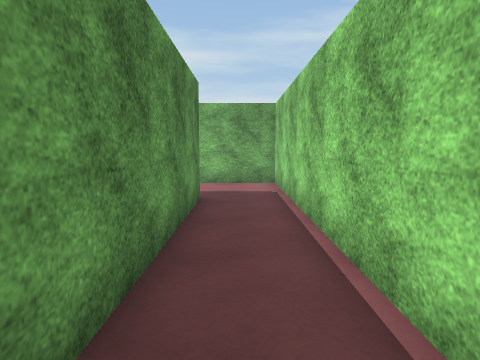
View 1 (above)

21 first-person views from a walk through a Unity game level. The camera is 1.4 m above the floor, tilts 6° down and sees 75° across. The floor is counted in squares, 1 m on a side. Each view is taken from the middle of a square. On the plan, view 1 faces up. The plan holds only what a view shows up to about 14 squares ahead; the rest is blank. The place goes on beyond the plan. Some animated figures are not drawn. Surface patterns are stand-ins for the level's own textures.

View 2
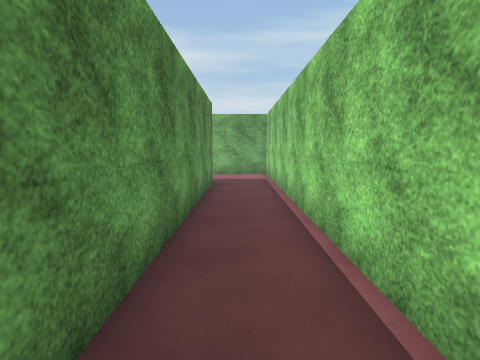

View 3
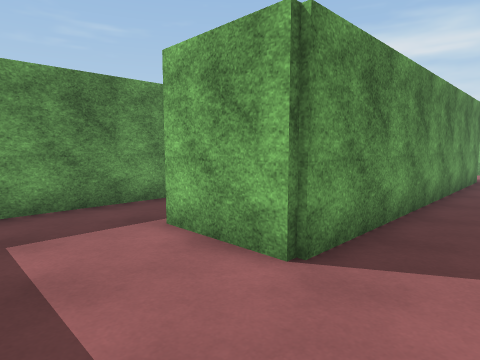

View 4
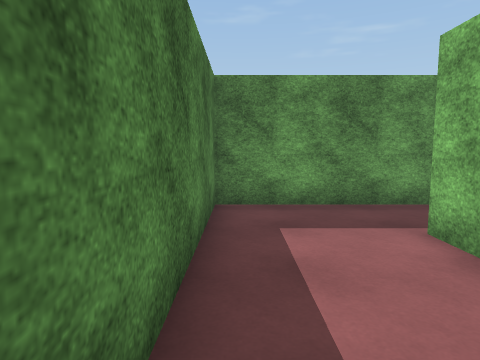

View 5
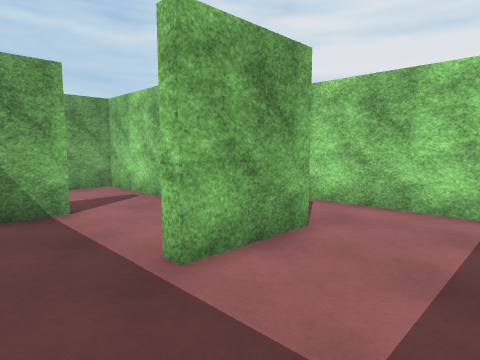

View 6
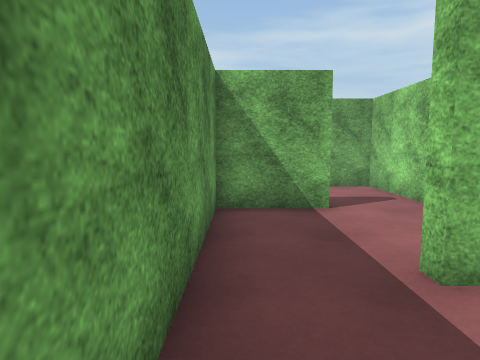

View 7
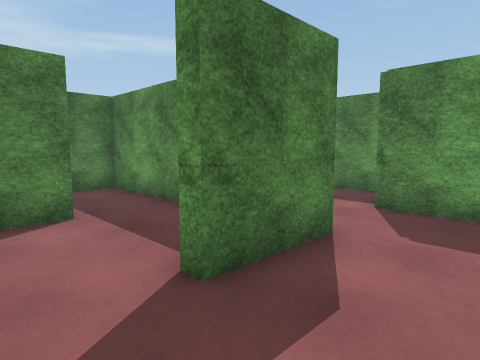

View 8
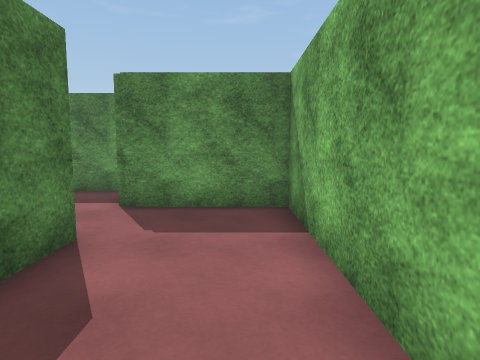

View 9
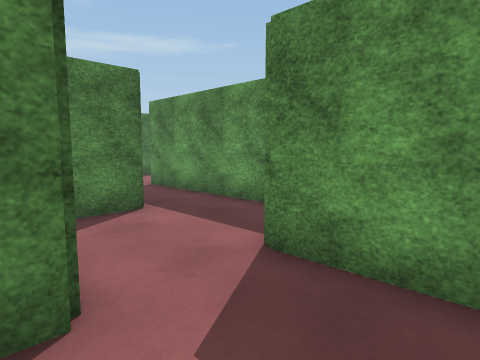

View 10
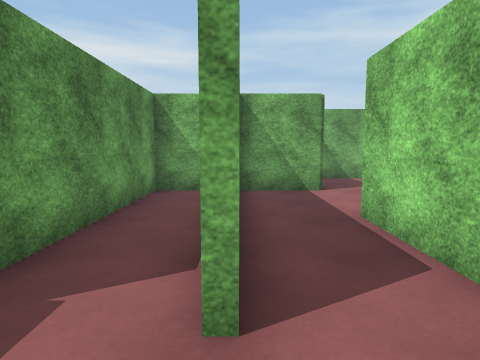

View 11
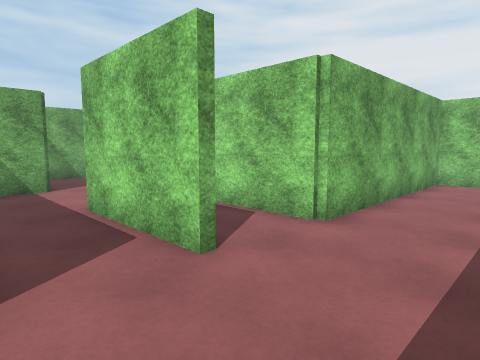

View 12
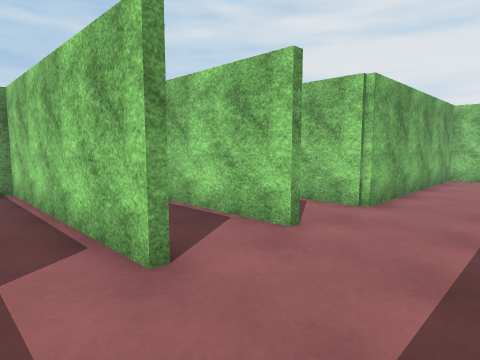

View 13
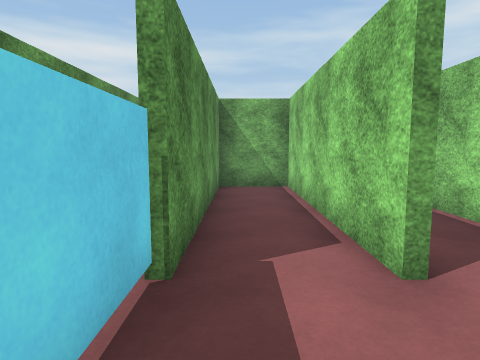

View 14
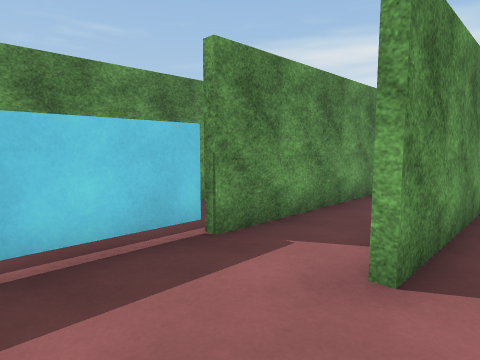

View 15
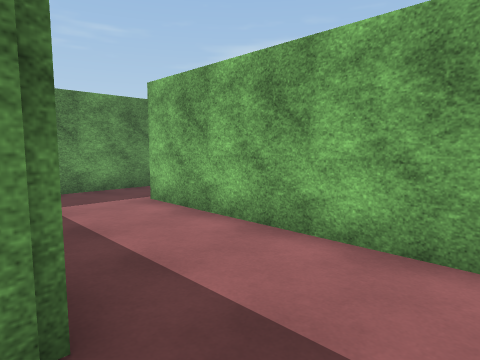

View 16
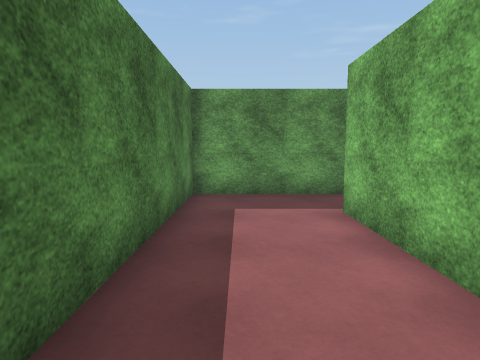

View 17
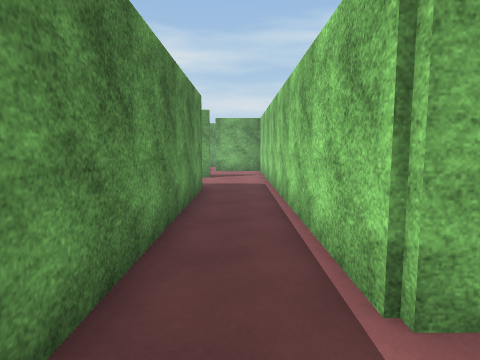

View 18
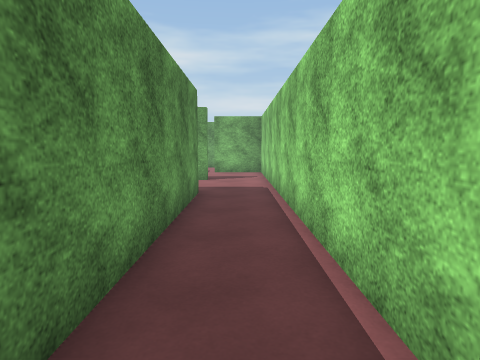

View 19
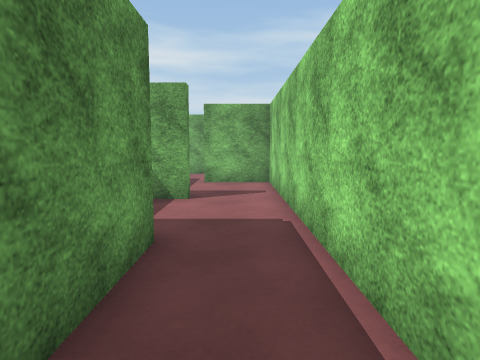

View 20
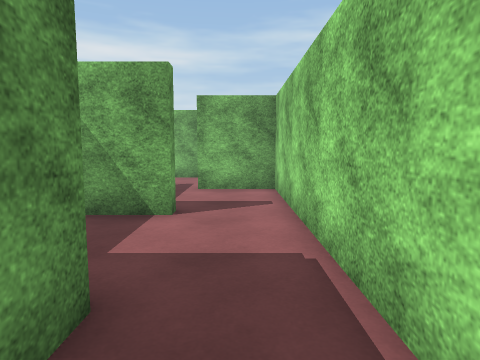

View 21
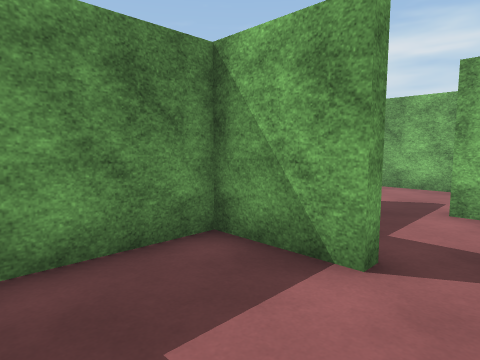

### Floor plan
Points are (right, up) in squares from view 1. A wall is a line through its corners. A room is listed if a view was taken in it or the views show most of it. See-through windows are left out.
Room 1 (views 1, 2, 3, 4, 5, 6, 15, 16, 17, 18)
walls: (-4, 0.1) (-6.5, 0.1) (-6.5, -7.6) (0.4, -7.6); (-1.1, 8.6) (-1.1, -4) (-3.9, -4) (-3.9, -3.6) (-2.8, -3.6); (1.4, -6.1) (1.4, 12.2) (-6.8, 12.2); (-9.3, 12.5) (-9.3, 8.6) (-1.8, 8.6)
ways out: opening at (-2.5, 0) to room 2; opening at (-8, 12) to room 4
Room 2 (views 7, 8, 9)
walls: (-6.8, 0.5) (-4, 0.5) (-4, 0.1); (-1.4, 0.8) (-1.4, 4.1) (-9.3, 4.1) (-9.3, 0.1)
ways out: opening at (-2.5, 0) to room 1; opening at (-8, 0) to room 3
Room 3 (views 10, 11, 12, 13, 14)
walls: (-9.5, -7.9) (-9.5, -3.6) (-7.9, -3.6); (-12.3, -7.9) (-12.3, 0.1) (-14.9, 0.1) (-14.9, -10.6); (-12, -0.9) (-12, -7.9); (-9.3, 0.1) (-12, 0.1); (1.4, -9.2) (1.4, -8) (-6.8, -8) (-6.8, -4.9)
ways out: opening at (-8, 0) to room 2
Room 4 (views 19, 20, 21)
walls: (-9.3, 20.6) (-9.3, 12.5); (-9.3, 24.4) (-12, 24.4) (-12, 21.4); (-6.8, 12.2) (-6.8, 24.4)
ways out: opening at (-8, 12) to room 1; opening at (-8.5, 25)

Where each view was taken, in squares from view 1:
view 1: 0 up, 0 right, facing up
view 2: 4 down, 0 right, facing up
view 3: 7 down, 1 right, facing up-left
view 4: 7 down, 1 right, facing left
view 5: 7 down, 6 left, facing up-right
view 6: 7 down, 6 left, facing up
view 7: 3 up, 2 left, facing down-left
view 8: 3 up, 2 left, facing left
view 9: 3 up, 6 left, facing down-left
view 10: 10 down, 12 left, facing up
view 11: 11 down, 12 left, facing up-right
view 12: 11 down, 14 left, facing up-right
view 13: 11 down, 14 left, facing up
view 14: 11 down, 11 left, facing up-left
view 15: 8 up, 1 right, facing up-left
view 16: 10 up, 0 right, facing left
view 17: 10 up, 8 left, facing up
view 18: 11 up, 8 left, facing up
view 19: 16 up, 8 left, facing up
view 20: 18 up, 8 left, facing up
view 21: 21 up, 8 left, facing up-left
